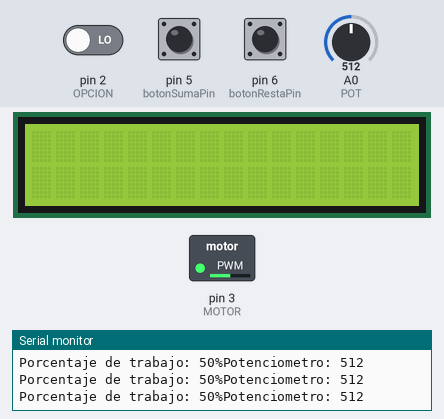
Simulated run of this sketch. Board: Arduino Uno, built with avr-gcc and run on an emulated ATmega328P. Shown: 16×2 character LCD, switched loads named in the sketch (green lamp = pin HIGH), the last lines printed to the serial monitor. The test bench sets the inputs (shaded band); at power-on: A0 (POT) = 512, pin 2 (OPCION) LOW, pin 5 (botonSumaPin) LOW, pin 6 (botonRestaPin) LOW.

Above: at 1.2 s.
1.3 s: A0 (POT) set to 690
4.3 s: A0 (POT) set to 710
At 4.9 s:
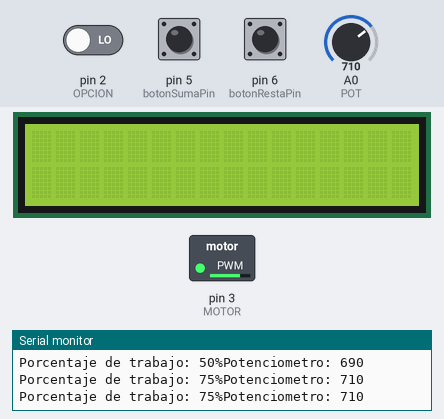
6.0 s: pin 2 (OPCION) driven HIGH
At 6.8 s:
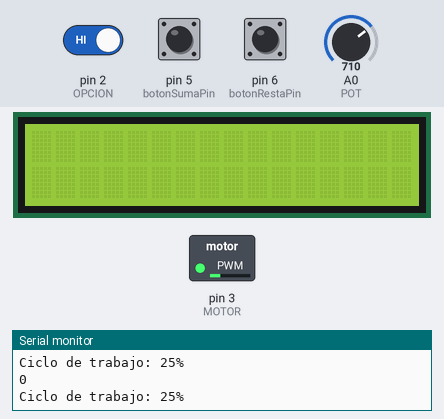
7.7 s: pin 5 (botonSumaPin) pulled HIGH for 1 s
At 8.9 s:
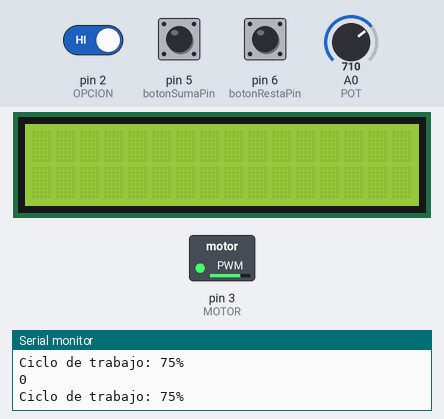
10.2 s: pin 6 (botonRestaPin) pulled HIGH for 0.35 s
At 10.6 s:
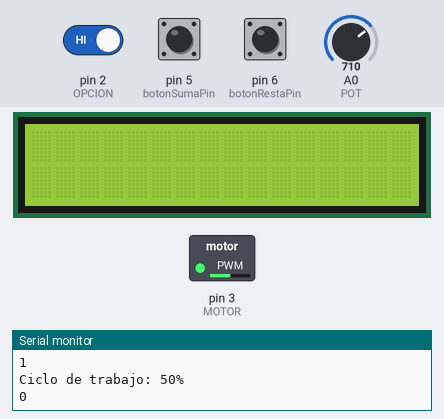
12.0 s: pin 6 (botonRestaPin) pulled HIGH for 1 s
At 13.5 s:
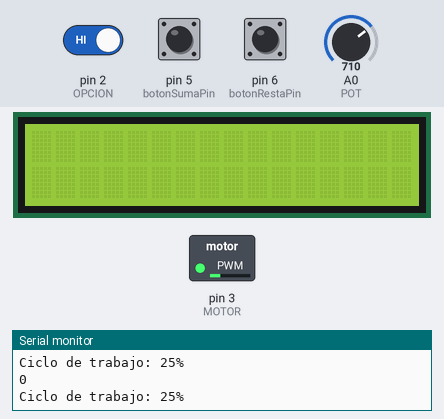
Timing chart, 0 to 15.0 s (numbered marks = the images above; inputs shaded):
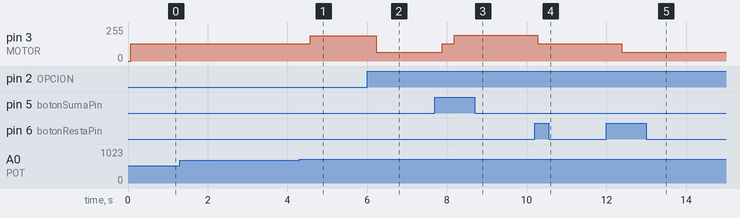

Measured:
- the behaviour switches between 700 and 701 on A0 (POT) (found by bisection; images 0 and 1)
- after the input at 4.3 s, pin 3 (MOTOR): 128/255 → 191/255 after 0.27 s
- after the input at 6.0 s, pin 3 (MOTOR): 191/255 → 64/255 after 0.23 s
- after the input at 7.7 s, pin 3 (MOTOR): 64/255 → 128/255 after 0.18 s, → 192/255 0.30 s later
- after the input at 10.2 s, pin 3 (MOTOR): 192/255 → 128/255 after 0.08 s
- after the input at 12.0 s, pin 3 (MOTOR): 128/255 → 64/255 after 0.38 s

The sketch:

P2_SC.ino
```cpp
//PRACTICA 2 - LABORATORIO SISTEMAS DE CONTROL
//PABLO SEBASTIÁN JAUREZ MONTUFAR 201902657
//JULIO ESTEBAN DE LEON SARAVIA   201807036

#include <LiquidCrystal.h>
#define botonSumaPin  5
#define botonRestaPin  6
#define OPCION 2
#define POT A0

const int MOTOR = 3;
int valor_pot;
int ciclo;
int botonSumaValue;           //Variable para el boton de suma
int botonRestaValue;          //Variable para el boton de resta
int cicloTrabajo;             //Variable para el ciclo de trabajo del led
int contador = 64;
int porcentaje = 25;

const int rs = 43, en = 41, d4 = 37, d5 = 35, d6 = 33, d7 = 31;
LiquidCrystal lcd(rs, en, d4, d5, d6, d7);

void setup() {
  Serial.begin (9600);
  pinMode(MOTOR, OUTPUT);
  digitalWrite( MOTOR, LOW );
  pinMode(botonSumaPin, INPUT);
  pinMode(botonRestaPin, INPUT);
  pinMode(OPCION, INPUT);
  lcd.begin(16, 2);
  lcd.clear();
}

void loop () {
  int push;
  push = digitalRead(OPCION);

  if (push == 1) {
    funcion1();
  }
  else if (push == 0) {
    funcion2();
  }
}


void funcion1() {
  botonSumaValue = digitalRead(botonSumaPin);
  botonRestaValue = digitalRead(botonRestaPin);
  Serial.println(botonRestaValue, DEC);

  if (botonSumaValue == HIGH && contador <= 191) {
    contador = contador + 64;
    porcentaje = porcentaje + 25;
  }
  else if (botonRestaValue == HIGH && contador >= 65) {
    contador = contador - 64;
    porcentaje = porcentaje - 25;
  }
  else {
    contador = contador;
    delay(150);
  }


  Serial.print("Ciclo de trabajo: ");
  Serial.print(porcentaje);
  Serial.print("%");
  Serial.println();
  analogWrite(MOTOR, contador);
  delay(300);

}


void funcion2 () {
  valor_pot = analogRead(POT);
  if ( valor_pot > 0 and  valor_pot < 300) {
    analogWrite(MOTOR, 64);
    Serial.print("Porcentaje de trabajo: 25%");
  }
  else if ( valor_pot > 300 and  valor_pot < 700) {
    analogWrite(MOTOR, 128);
    Serial.print("Porcentaje de trabajo: 50%");
  }
  else if ( valor_pot > 700 and  valor_pot < 1024) {
    analogWrite(MOTOR, 191);
    Serial.print("Porcentaje de trabajo: 75%");
  }
  //ciclo = map(valor_pot, 0, 1023, 0, 255);
  //analogWrite( MOTOR,  ciclo );
  Serial.print("Potenciometro: ");
  Serial.println(valor_pot);
  Serial.println();
  delay(300);
}
```
